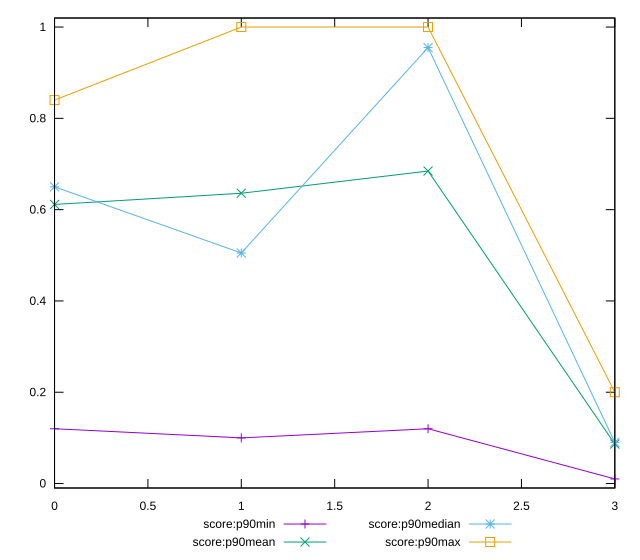

The script that saved this image:
reset

$scoreP90Min <<EOF
0 0.12
1 0.1
2 0.12
3 0.01
EOF

$scoreP90Mean <<EOF
0 0.6113829787234043
1 0.6359574468085107
2 0.6845744680851064
3 0.08657894736842105
EOF

$scoreP90Median <<EOF
0 0.65
1 0.505
2 0.955
3 0.09
EOF

$scoreP90Max <<EOF
0 0.84
1 1
2 1
3 0.2
EOF

set key outside below
set xrange [0:3]
set yrange [-0.009800000000000001:1.0198]
set trange [-0.009800000000000001:1.0198]
set terminal svg size 640, 560 enhanced background rgb 'white'
set output "reports/report_00028_2021-02-24T12-49-42.674Z/speed-index/progression/score.svg"

plot $scoreP90Min title "score:p90min" with linespoints, \
     $scoreP90Mean title "score:p90mean" with linespoints, \
     $scoreP90Median title "score:p90median" with linespoints, \
     $scoreP90Max title "score:p90max" with linespoints

reset
